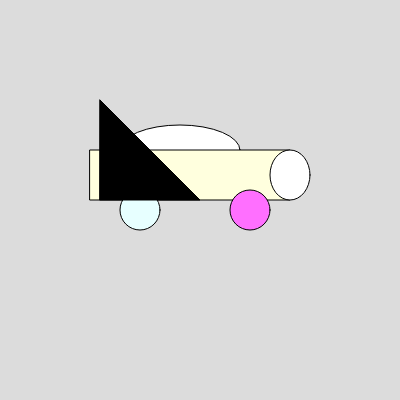
Frame 1 (no input)
Frame 60 (no input): identical to frame 1, image omitted
Frame 120 (the mouse pressed at the canvas centre since frame 60): identical to frame 1, image omitted

The p5.js sketch that drew this single still picture (run headless with seeded random() and noise() and a simulated clock; from frame 60 on, the mouse is pressed at the canvas centre):

// p5.js sketch
// ── sketch.js
function setup() {
  createCanvas(400, 400);
}

function draw() {
  background(220);
  fill(255)
  ellipse(180, 150, 120, 50)
  fill(300,411,222)
  rect(90,150,200, 50);
  fill(231,444,555)
  ellipse(140, 210, 40, 40 )
  fill(888,111,345)
   ellipse(250, 210, 40, 40 )
  fill(333,411,423)
   ellipse(290, 175, 40, 50 )
  fill(0)
  triangle(100, 100, 200, 200, 100, 200)
  
  
  
  
}
